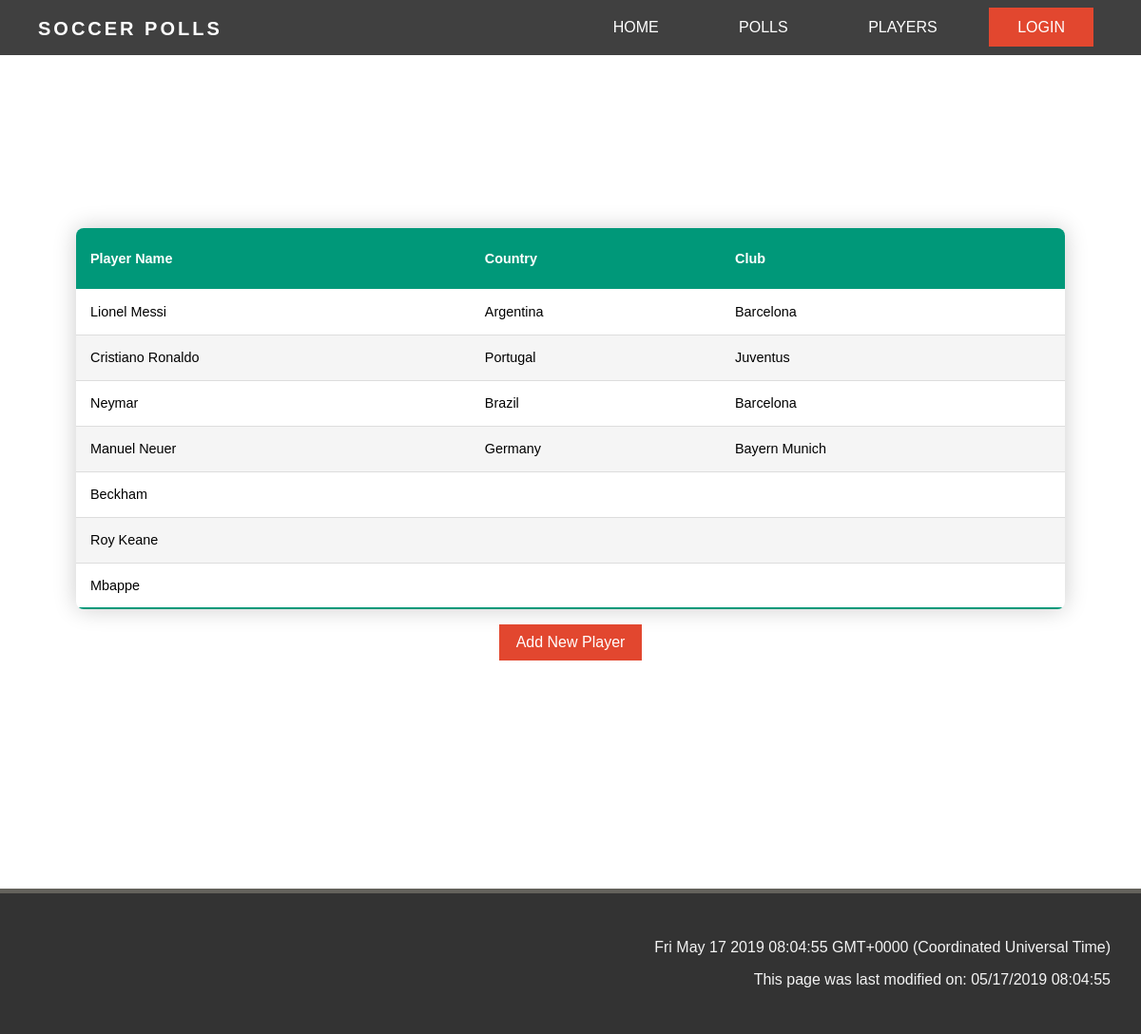
The app's page /playerlist with its own data.
### app/models.py (models this page shows, shortened)
class Player(db.Model):
    playerid = db.Column(db.Integer, primary_key=True)
    playername = db.Column(db.String(128), index=True, unique=False)
    nationality = db.Column(db.String(64), index=True, unique=False)
    club = db.Column(db.String(64), index=True, unique=False)
    presentpoll = db.relationship('PollPlayer', backref='playerentry', lazy='dynamic')
    presentvote = db.relationship('PollVote', backref='playervotename', lazy='dynamic')

### app/routes.py (the view)
@app.route('/playerlist')
def playerlist():
    playerlist = Player.query.all()
    return render_template('playerlist.html', playerlist=playerlist)

### app/templates/playerlist.html (shortened to what this page needs)
{% extends "base2.html" %}
{% block content %}
<div class="table-container">
	<table class="table-content">
		<thead>
			<tr>
				<th>Player Name</th>
				<th>Country</th>
				<th>Club</th>
			</tr>
		</thead>
		<tbody>
			{% for player in playerlist %}
			<tr id=player.playerid>
				<td>{{ player.playername }} </td>
				<td>{{ player.nationality }} </td>
				<td>{{ player.club }} </td>
			</tr>
			{% endfor %}
	</table>
	<a href="{{ url_for('playercreate')}}" class="otherbtn">Add New Player </a>
</div>
{% endblock %}

### app/static/style/style.css (style rules this page uses)
*, *::before, *::after { box-sizing: border-box; }
body { margin: 0; padding: 0; font-family: 'PT Sans', sans-serif; font-weight: 400; background-color: #fff; }
.table-container { width: 100%; min-height: 70vh; display: flex; align-items: center; justify-content: center; margin: 10rem 0; flex-wrap: wrap; padding: 5rem 5rem; }
.table-content { border-collapse: collapse; font-size: 0.9em; border-radius: 0.5rem; overflow: hidden; box-shadow: 0 0 25px rgba(0, 0, 0, 0.2); width: 100%; }
.table-content thead tr { background-color: #009879; text-align: left; color: white; font-weight: bold; height: 4rem; }
.table-content tbody tr { height: 3rem; }
.table-content th, .table-content td { padding: 12px 15px; }
.table-content tbody tr { border-bottom: 1px solid #dddddd; }
.table-content tbody tr:nth-of-type(even) { background-color: #f5f5f5; }
.table-content tbody tr:last-of-type { border-bottom: 2px solid #009879; }
.otherbtn { margin: 1rem; width: auto; padding: 10px 18px; background-color: #E2472F; color: white; display: inline-block; text-decoration: none; margin-bottom: auto; }

### records on screen
Player: playername "Lionel Messi", nationality "Argentina", club "Barcelona"
Player: playername "Cristiano Ronaldo", nationality "Portugal", club "Juventus"
Player: playername "Neymar", nationality "Brazil", club "Barcelona"
Player: playername "Manuel Neuer", nationality "Germany", club "Bayern Munich"
Player: playername "Beckham"
Player: playername "Roy Keane"
Player: playername "Mbappe"
